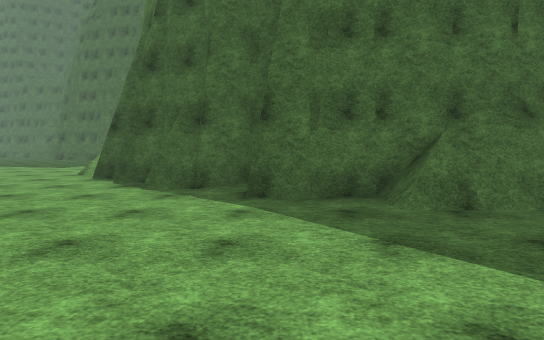
[1] (above)

23 first-person views from a walk through a Unity game level. The camera is 1.5 m above the floor, tilts 4° down and sees 80° across. The floor is counted in squares, 2 m on a side. Each view is taken from the middle of a square. On the plan, view 1 faces up. The plan holds only what a view shows up to about 11 squares ahead; the rest is blank. The place goes on beyond the plan. Surface patterns are stand-ins for the level's own textures.

[2]
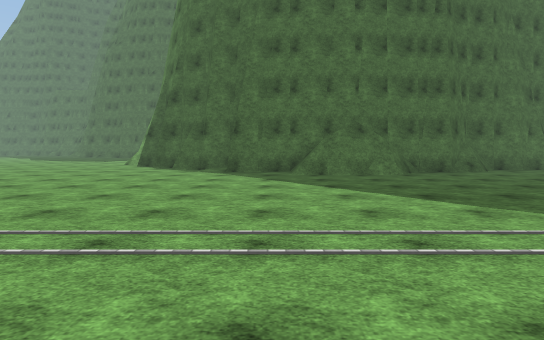

[3]
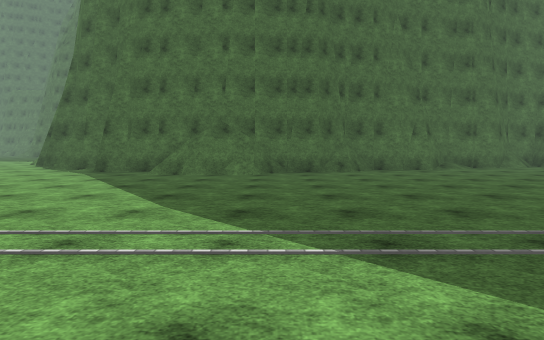

[4]
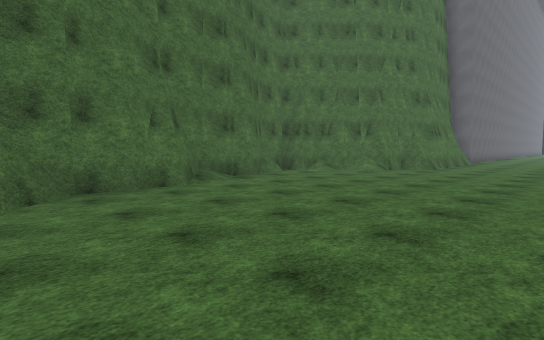

[5]
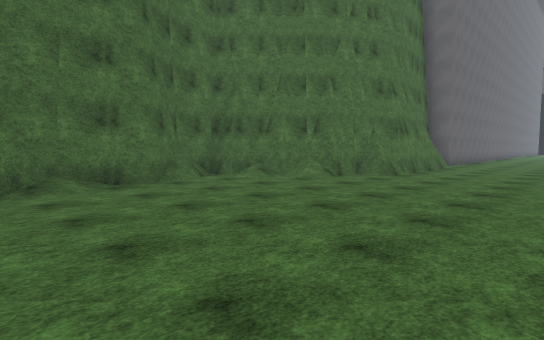

[6]
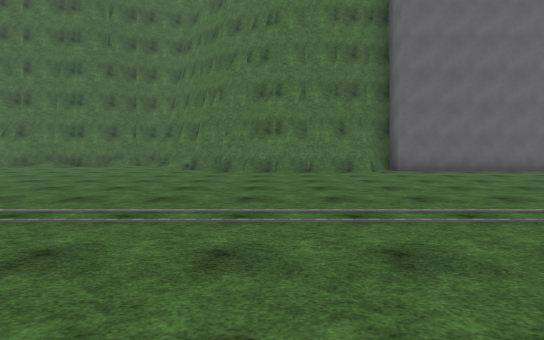

[7]
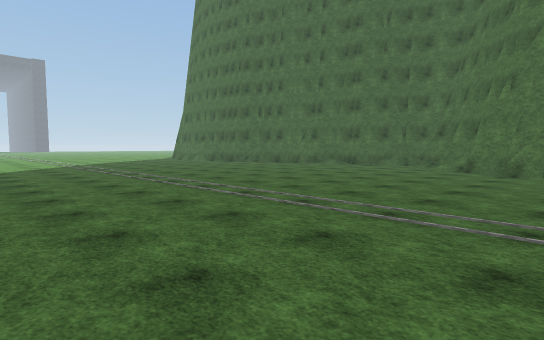

[8]
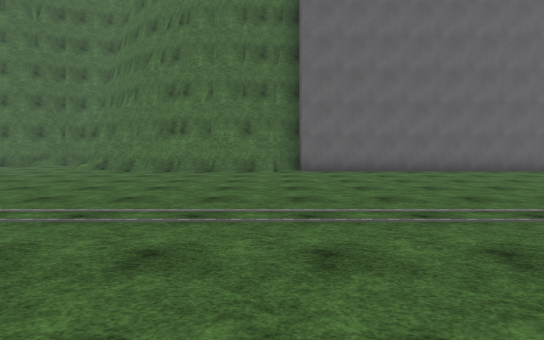

[9]
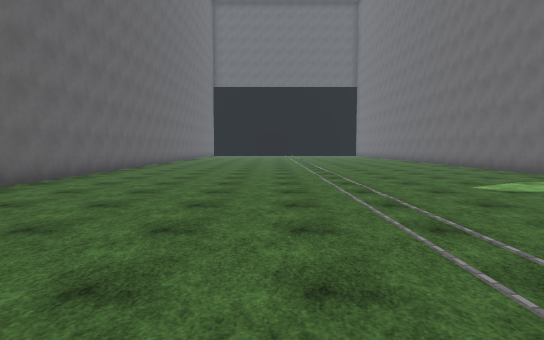

[10]
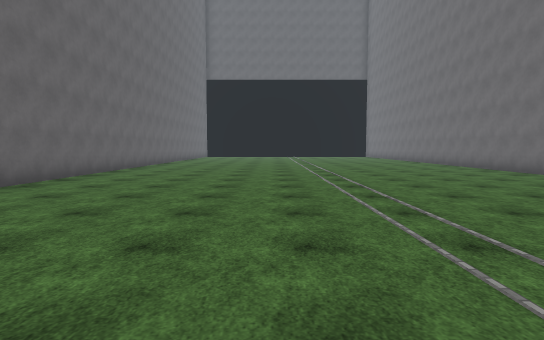

[11]
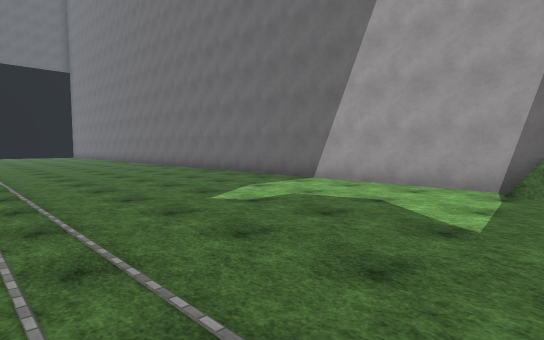

[12]
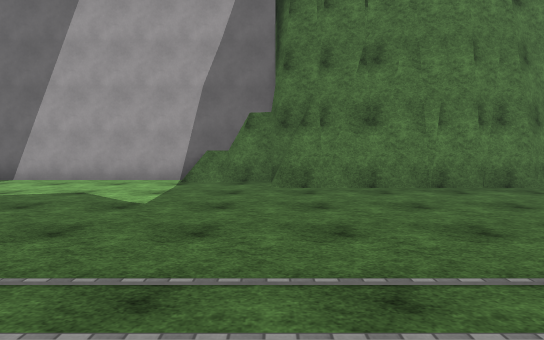

[13]
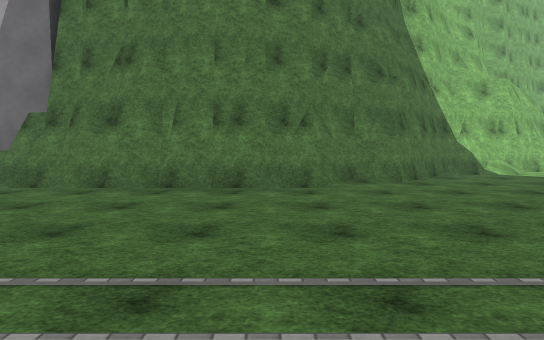

[14]
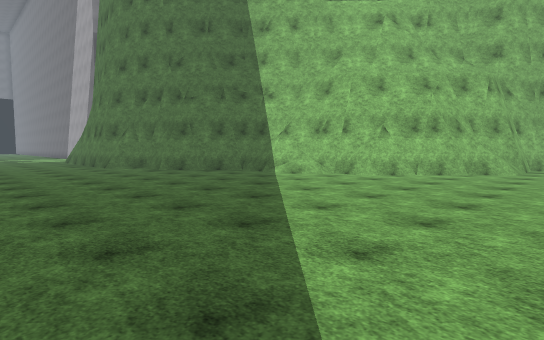

[15]
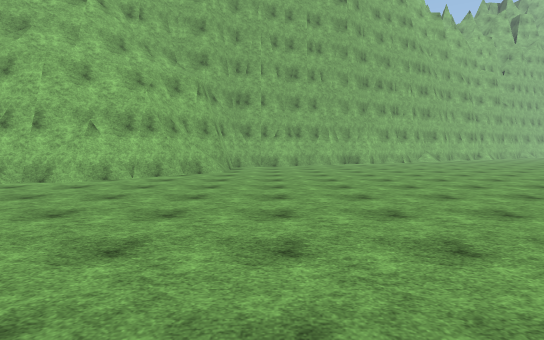

[16]
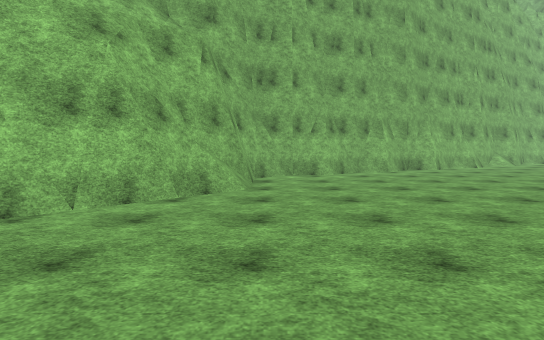

[17]
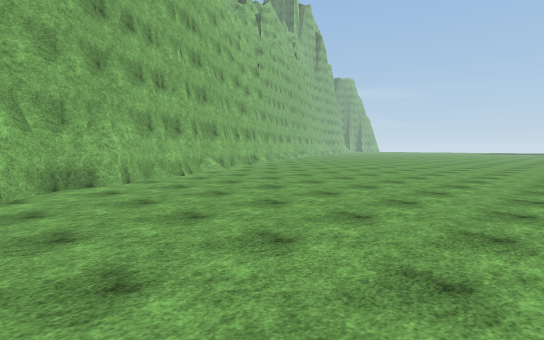

[18]
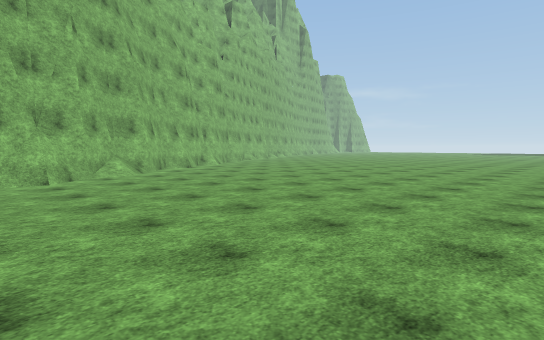

[19]
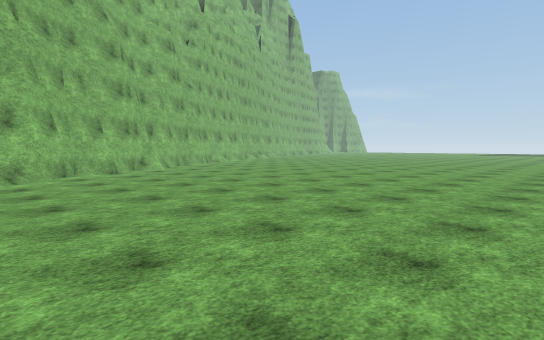

[20]
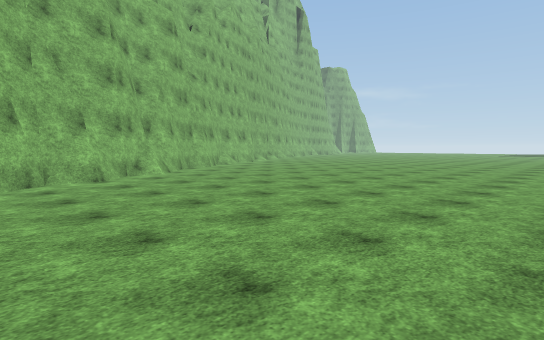

[21]
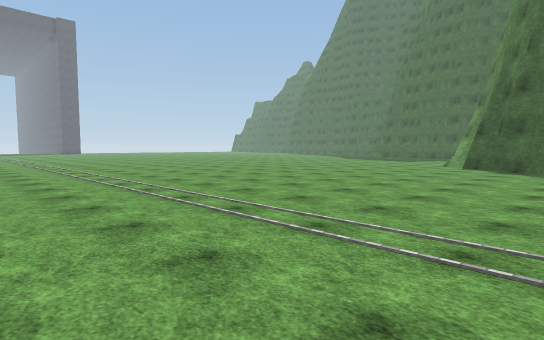

[22]
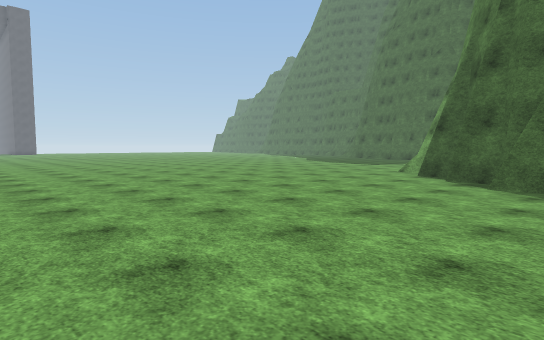

[23]
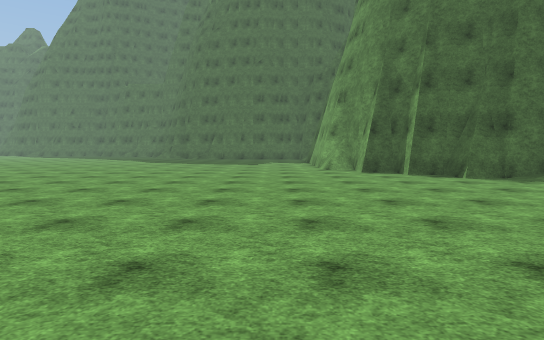

### Floor plan
Key: @ floor where view 1 was taken; # wall or solid block; . floor; / step, stairs or slope; = window, fence, low wall or low ledge.
Columns run from 13 left of view 1 to 37 right of it. Each row starts with its distance up from view 1.
  9 ........##
  8 .........##               ####
  7 ..........##           ####/.##
  6 ...........###     #####/..../##
  5 .............#######//......../##    #
  4  ..............=#//............=###################
  3  ..................................................
  2 ...................................................
  1 ...................................................
  0 .............@.....................................
 -1  ..................................................
 -2 ...................................................
 -3 ...................................................
 -4 ................ ..................................
 -5       ....... .   .................................
 -6                  ..................................
 -7                 ...............#######.............
 -8                ..............####    ###...........
 -9                .............##        #############
-10               ............###
-11              ...........####
-12         ..............###
-13  .....................#
-14 .....................##
-15 .....................#
-16 ....................##
-17 ..................###
-18 ................###
-19 ..............###
-20 .............##
-21  ..........###
-22   .......###
-23    .....##
-24     .####

Positions as (right, up) in squares from view 1, and headings:
1: (0, 0), facing up
2: (1, -5), facing up
3: (5, -5), facing up
4: (7, 0), facing up-right
5: (10, 0), facing up-right
6: (20, -6), facing up
7: (20, -6), facing up-left
8: (23, -6), facing up
9: (23, -1), facing right
10: (26, -1), facing right
11: (25, -2), facing down-right
12: (24, -1), facing down
13: (19, -1), facing down
14: (6, -3), facing down-right
15: (6, -4), facing down
16: (7, -8), facing down
17: (4, -12), facing down-left
18: (1, -12), facing down-left
19: (-2, -13), facing down-left
20: (-3, -15), facing down-left
21: (-1, -5), facing up-left
22: (-1, -1), facing up-left
23: (-7, -2), facing up
